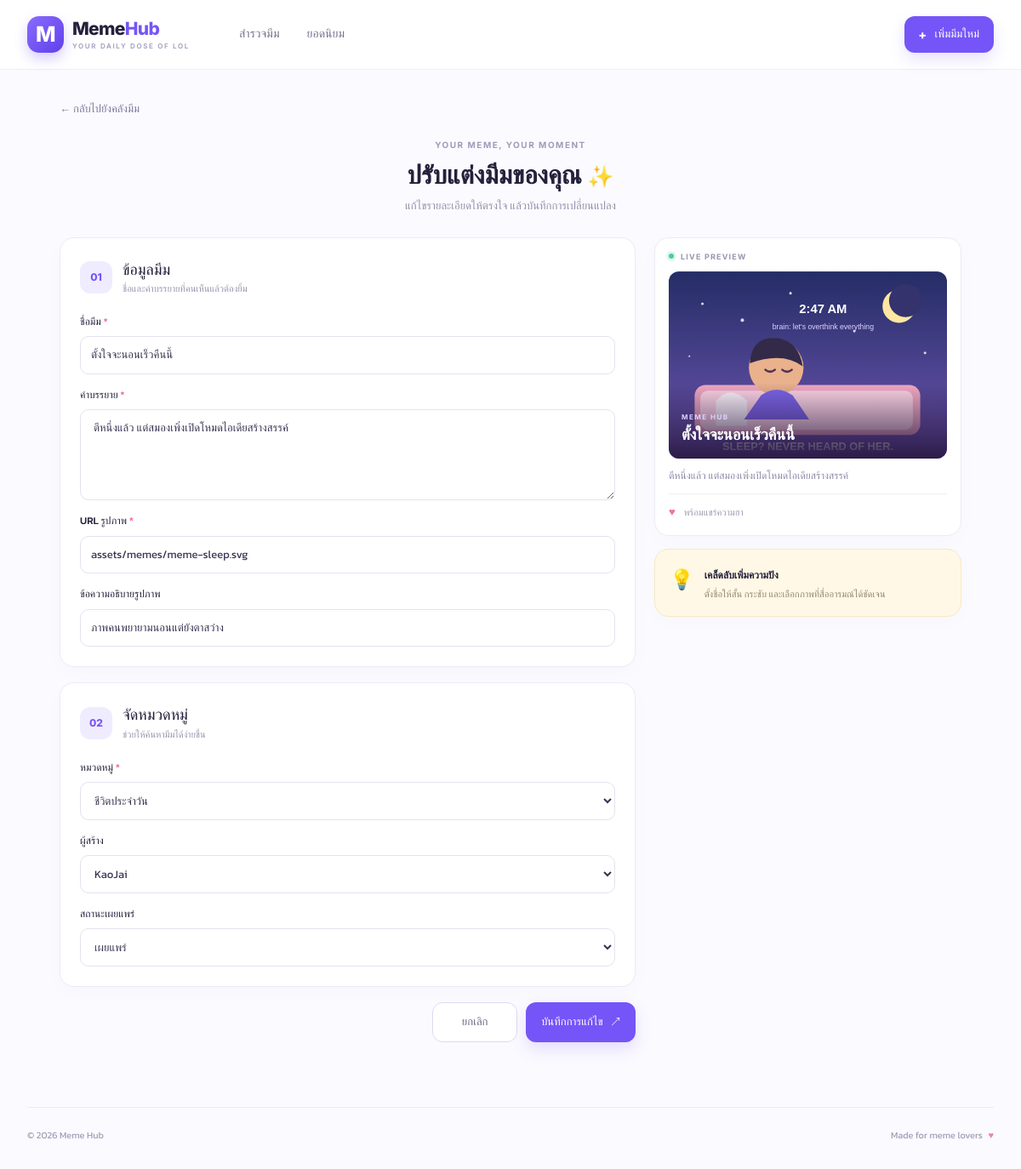
Screenshot of /meme_form.php?id=2 with the database file from the repository.
### tables this page shows
CREATE TABLE memes (
  id INT UNSIGNED NOT NULL AUTO_INCREMENT,
  title VARCHAR(150) NOT NULL,
  caption TEXT NOT NULL,
  image_url VARCHAR(1000) NOT NULL,
  alt_text VARCHAR(255) NULL,
  category_id INT UNSIGNED NOT NULL,
  created_by INT UNSIGNED NOT NULL,
  status VARCHAR(20) NOT NULL DEFAULT 'published',
  view_count INT UNSIGNED NOT NULL DEFAULT 0,
  like_count INT UNSIGNED NOT NULL DEFAULT 0,
  created_at TIMESTAMP NOT NULL DEFAULT CURRENT_TIMESTAMP,
  updated_at TIMESTAMP NOT NULL DEFAULT CURRENT_TIMESTAMP ON UPDATE CURRENT_TIMESTAMP,
  PRIMARY KEY (id),
  KEY idx_memes_status_date (status, created_at),
  KEY idx_memes_category (category_id),
  KEY idx_memes_creator (created_by),
  CONSTRAINT fk_memes_category FOREIGN KEY (category_id) REFERENCES categories(id) ON UPDATE CASCADE ON DELETE RESTRICT,
  CONSTRAINT fk_memes_creator FOREIGN KEY (created_by) REFERENCES users(id) ON UPDATE CASCADE ON DELETE RESTRICT
);

CREATE TABLE categories (
  id INT UNSIGNED NOT NULL AUTO_INCREMENT,
  name VARCHAR(80) NOT NULL,
  slug VARCHAR(100) NOT NULL,
  description VARCHAR(255) NULL,
  color_hex CHAR(7) NOT NULL DEFAULT '#7C5CFC',
  created_at TIMESTAMP NOT NULL DEFAULT CURRENT_TIMESTAMP,
  PRIMARY KEY (id),
  UNIQUE KEY uq_categories_slug (slug)
);

CREATE TABLE users (
  id INT UNSIGNED NOT NULL AUTO_INCREMENT,
  display_name VARCHAR(100) NOT NULL,
  email VARCHAR(190) NOT NULL,
  avatar_url VARCHAR(500) NULL,
  role VARCHAR(30) NOT NULL DEFAULT 'member',
  created_at TIMESTAMP NOT NULL DEFAULT CURRENT_TIMESTAMP,
  updated_at TIMESTAMP NOT NULL DEFAULT CURRENT_TIMESTAMP ON UPDATE CURRENT_TIMESTAMP,
  PRIMARY KEY (id),
  UNIQUE KEY uq_users_email (email)
);

### includes/functions.php (called while the page is built, shortened)
<?php
function e(?string $value): string
{
    return htmlspecialchars($value ?? '', ENT_QUOTES | ENT_SUBSTITUTE, 'UTF-8');
}
function safeImageUrl(string $url): string
{
    if (str_starts_with($url, 'assets/')) {
        return $url;
    }
    $scheme = parse_url($url, PHP_URL_SCHEME);
    return in_array(strtolower((string)$scheme), ['http', 'https'], true) ? $url : 'assets/memes/meme-default.svg';
}

### meme_form.php (the view, shortened to what this page needs)
<?php
require_once __DIR__ . '/includes/functions.php';
$pdo = getPDO();
$id = filter_input(INPUT_GET, 'id', FILTER_VALIDATE_INT) ?: 0;
$isEdit = $id > 0;
$meme = ['title' => '', 'caption' => '', 'image_url' => 'assets/memes/meme-default.svg', 'alt_text' => '', 'category_id' => '', 'created_by' => 1, 'status' => 'published'];
if ($isEdit) {
    $stmt = $pdo->prepare('SELECT * FROM memes WHERE id = :id');
    $stmt->execute(['id' => $id]);
    $existing = $stmt->fetch();
    $meme = $existing;
}
$categories = $pdo->query('SELECT id, name FROM categories ORDER BY name')->fetchAll();
$users = $pdo->query('SELECT id, display_name FROM users ORDER BY display_name')->fetchAll();
require __DIR__ . '/includes/header.php';
?>
<section class="form-page">
  <a class="back-link" href="index.php">← กลับไปยังคลังมีม</a>
  <div class="form-intro"><div class="eyebrow muted-eyebrow">YOUR MEME, YOUR MOMENT</div><h1><?= $isEdit ? 'ปรับแต่งมีมของคุณ' : 'มาเพิ่มมีมกันเถอะ' ?> <span>✨</span></h1><p><?= $isEdit ? 'แก้ไขรายละเอียดให้ตรงใจ แล้วบันทึกการเปลี่ยนแปลง' : 'มีมดี ๆ ต้องแบ่งปัน กรอกรายละเอียดด้านล่างแล้วปล่อยความฮาได้เลย' ?></p></div>
  <form class="meme-form" method="post" action="meme_form.php<?= $isEdit ? '?id=' . $id : '' ?>">
    <div class="form-main"><div class="form-card"><div class="form-card-title"><span class="step-number">01</span><div><h2>ข้อมูลมีม</h2><p>ชื่อและคำบรรยายที่คนเห็นแล้วต้องยิ้ม</p></div></div>
      <label class="field-label" for="title">ชื่อมีม <span class="required">*</span></label><input class="field-input" id="title" name="title" maxlength="150" required value="<?= e((string)$meme['title']) ?>" placeholder="เช่น เมื่อวันจันทร์มาถึงอีกครั้ง">
      <label class="field-label" for="caption">คำบรรยาย <span class="required">*</span></label><textarea class="field-input field-textarea" id="caption" name="caption" maxlength="1000" required rows="4" placeholder="ใส่แคปชันโดน ๆ ของมีมนี้..."> <?= e((string)$meme['caption']) ?></textarea>
      <label class="field-label" for="image_url">URL รูปภาพ <span class="required">*</span></label><input class="field-input" id="image_url" name="image_url" required value="<?= e((string)$meme['image_url']) ?>" placeholder="assets/memes/meme-default.svg หรือ https://...">
      <label class="field-label" for="alt_text">ข้อความอธิบายรูปภาพ</label><input class="field-input" id="alt_text" name="alt_text" maxlength="255" value="<?= e((string)$meme['alt_text']) ?>" placeholder="อธิบายรูปภาพสั้น ๆ เพื่อการเข้าถึง">
    </div><div class="form-card"><div class="form-card-title"><span class="step-number">02</span><div><h2>จัดหมวดหมู่</h2><p>ช่วยให้ค้นหามีมได้ง่ายขึ้น</p></div></div>
      <label class="field-label" for="category_id">หมวดหมู่ <span class="required">*</span></label><select class="field-input" id="category_id" name="category_id" required><option value="">เลือกหมวดหมู่</option><?php foreach ($categories as $category): ?><option value="<?= (int)$category['id'] ?>" <?= (int)$meme['category_id'] === (int)$category['id'] ? 'selected' : '' ?>><?= e($category['name']) ?></option><?php endforeach; ?></select>
      <label class="field-label" for="created_by">ผู้สร้าง</label><select class="field-input" id="created_by" name="created_by" required><?php foreach ($users as $user): ?><option value="<?= (int)$user['id'] ?>" <?= (int)$meme['created_by'] === (int)$user['id'] ? 'selected' : '' ?>><?= e($user['display_name']) ?></option><?php endforeach; ?></select>
      <label class="field-label" for="status">สถานะเผยแพร่</label><select class="field-input" id="status" name="status"><option value="published" <?= $meme['status'] === 'published' ? 'selected' : '' ?>>เผยแพร่</option><option value="draft" <?= $meme['status'] === 'draft' ? 'selected' : '' ?>>ฉบับร่าง</option></select>
    </div><div class="form-actions"><a class="button button-outline" href="index.php">ยกเลิก</a><button class="button button-primary" type="submit"><?= $isEdit ? 'บันทึกการแก้ไข' : 'บันทึกมีม' ?> <span>↗</span></button></div></div>
    <aside class="form-side"><div class="preview-card"><div class="preview-label"><span class="live-dot"></span> LIVE PREVIEW</div><div class="preview-art"><img id="image-preview" src="<?= e(safeImageUrl((string)$meme['image_url'])) ?>" alt="ตัวอย่างมีม"><div class="preview-gradient"><span id="preview-category">MEME HUB</span><strong id="preview-title"><?= e((string)($meme['title'] ?: 'ตัวอย่างชื่อมีม')) ?></strong></div></div><div class="preview-caption" id="preview-caption"><?= e((string)($meme['caption'] ?: 'คำบรรยายมีมของคุณจะแสดงที่นี่')) ?></div><div class="preview-like">♥ <span>พร้อมแชร์ความฮา</span></div></div><div class="tip-card"><span>💡</span><div><strong>เคล็ดลับเพิ่มความปัง</strong><p>ตั้งชื่อให้สั้น กระชับ และเลือกภาพที่สื่ออารมณ์ได้ชัดเจน</p></div></div></aside>
  </form>
</section>
<?php require __DIR__ . '/includes/footer.php'; ?>

### assets/style.css (style rules this page uses)
:root { --ink:#24213b;--muted:#8d8aa5;--purple:#7555f7;--purple-dark:#5e43dc;--lavender:#f2efff;--line:#eceaf5;--surface:#fff;--bg:#fbfaff;--pink:#ff6fae;--yellow:#ffce65;--green:#32b8a7;--shadow:0 16px 40px rgba(50,35,100,.07) }
* { box-sizing:border-box }
body { margin:0;background:var(--bg);color:var(--ink);font-family:'Kanit','Inter',sans-serif;font-size:15px;line-height:1.6 }
a { color:inherit;text-decoration:none }
button,input,textarea,select { font:inherit }
.button { border:0;border-radius:12px;padding:12px 18px;display:inline-flex;align-items:center;justify-content:center;gap:10px;font-weight:500;cursor:pointer;transition:transform .15s,box-shadow .15s }
.button-primary { background:var(--purple);color:#fff;box-shadow:0 8px 18px #7555f72b }
.button-outline { border:1px solid #ded9f3;color:#6b6583;background:white }
.eyebrow { display:flex;align-items:center;gap:8px;color:#e3dbff;font:700 10px Inter,sans-serif;letter-spacing:1.6px }
.muted-eyebrow { color:#a19bb9;font-size:10px;letter-spacing:1.5px }
.form-page { max-width:1060px;margin:0 auto }
.back-link { display:inline-block;font-size:13px;color:#817b9c;margin:8px 0 20px }
.form-intro { text-align:center;margin:5px auto 26px }
.form-intro .eyebrow { justify-content:center }
.form-intro h1 { font-size:30px;margin:6px 0 2px;font-weight:600 }
.form-intro h1 span { font-size:25px }
.form-intro p { margin:0;color:#9690aa;font-size:13px }
.meme-form { display:grid;grid-template-columns:minmax(0,1.5fr) minmax(260px,.8fr);gap:22px;align-items:start }
.form-main { display:flex;flex-direction:column;gap:18px }
.form-card,.preview-card,.tip-card { background:#fff;border:1px solid #edeaf7;border-radius:17px;padding:23px;box-shadow:0 6px 24px #31216b05 }
.form-card-title { display:flex;gap:12px;align-items:center;margin-bottom:20px }
.step-number { width:38px;height:38px;display:grid;place-items:center;background:#f0ecff;color:#7655f7;border-radius:12px;font:800 12px Inter,sans-serif }
.form-card-title h2 { font-size:18px;margin:0;font-weight:500 }
.form-card-title p { margin:0;color:#9993ae;font-size:11px }
.field-label { display:block;font-size:12px;font-weight:500;margin:15px 0 7px }
.required { color:#f06b9b }
.field-input { display:block;width:100%;border:1px solid #e5e1f1;border-radius:10px;padding:11px 12px;background:#fff;color:#393452;outline:0;font-size:13px;transition:border .15s,box-shadow .15s }
.field-input::placeholder { color:#b3aec4 }
.field-textarea { resize:vertical }
.form-actions { display:flex;justify-content:flex-end;gap:10px }
.form-actions .button { font-size:13px;min-width:100px }
.form-side { display:flex;flex-direction:column;gap:15px }
.preview-card { padding:16px }
.preview-label { font:700 9px Inter,sans-serif;letter-spacing:1.2px;color:#9a95ae;display:flex;align-items:center;gap:8px;margin-bottom:12px }
.live-dot { width:6px;height:6px;background:#4dcaa7;border-radius:50%;box-shadow:0 0 0 3px #dff8ef }
.preview-art { height:220px;border-radius:12px;overflow:hidden;position:relative;background:#eae4ff }
.preview-art>img { width:100%;height:100%;object-fit:cover }
.preview-gradient { position:absolute;inset:auto 0 0;padding:35px 15px 15px;background:linear-gradient(transparent,#24163ce8);color:white;display:flex;flex-direction:column;gap:4px }
.preview-gradient span { font:700 8px Inter,sans-serif;letter-spacing:1.5px;color:#ddd2ff }
.preview-gradient strong { font-size:18px;line-height:1.35 }
.preview-caption { font-size:12px;color:#8f89a6;padding:11px 0;min-height:41px }
.preview-like { border-top:1px solid #f0edf7;padding-top:11px;color:#f070a5;font-size:13px }
.preview-like span { font-size:11px;color:#a09ab3;margin-left:7px }
.tip-card { display:flex;gap:12px;padding:17px;background:#fff8e6;border-color:#f6e9c4 }
.tip-card>span { font-size:23px }
.tip-card strong { font-size:12px }
.tip-card p { font-size:11px;color:#92856a;line-height:1.55;margin:3px 0 0 }

### rows the page displays
memes: title "ตั้งใจจะนอนเร็วคืนนี้", caption "ตีหนึ่งแล้ว แต่สมองเพิ่งเปิดโหมดไอเดียสร้างสรรค์", image_url "assets/memes/meme-sleep.svg", alt_text "ภาพคนพยายามนอนแต่ยังตาสว่าง", category_id "ชีวิตประจำวัน", created_by "KaoJai", status "เผยแพร่", image_url (picture)
